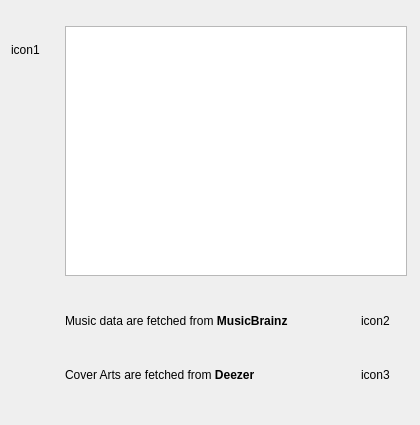
<?xml version="1.0" encoding="UTF-8"?>
<ui version="4.0">
 <class>AboutWidgetUI</class>
 <widget class="QDialog" name="AboutWidgetUI">
  <property name="geometry">
   <rect>
    <x>0</x>
    <y>0</y>
    <width>420</width>
    <height>425</height>
   </rect>
  </property>
  <property name="sizePolicy">
   <sizepolicy hsizetype="Fixed" vsizetype="Preferred">
    <horstretch>0</horstretch>
    <verstretch>0</verstretch>
   </sizepolicy>
  </property>
  <property name="minimumSize">
   <size>
    <width>420</width>
    <height>425</height>
   </size>
  </property>
  <property name="maximumSize">
   <size>
    <width>420</width>
    <height>16777215</height>
   </size>
  </property>
  <property name="windowTitle">
   <string>About</string>
  </property>
  <layout class="QFormLayout" name="formLayout">
   <item row="0" column="0">
    <widget class="QLabel" name="label_icon1">
     <property name="sizePolicy">
      <sizepolicy hsizetype="Fixed" vsizetype="Fixed">
       <horstretch>0</horstretch>
       <verstretch>0</verstretch>
      </sizepolicy>
     </property>
     <property name="minimumSize">
      <size>
       <width>48</width>
       <height>48</height>
      </size>
     </property>
     <property name="text">
      <string notr="true">icon1</string>
     </property>
    </widget>
   </item>
   <item row="0" column="1">
    <widget class="QTextEdit" name="text_about1">
     <property name="sizePolicy">
      <sizepolicy hsizetype="Fixed" vsizetype="Expanding">
       <horstretch>0</horstretch>
       <verstretch>0</verstretch>
      </sizepolicy>
     </property>
     <property name="minimumSize">
      <size>
       <width>342</width>
       <height>250</height>
      </size>
     </property>
     <property name="readOnly">
      <bool>true</bool>
     </property>
    </widget>
   </item>
   <item row="1" column="1">
    <layout class="QVBoxLayout" name="verticalLayout">
     <item>
      <layout class="QHBoxLayout" name="horizontalLayout">
       <property name="spacing">
        <number>6</number>
       </property>
       <property name="sizeConstraint">
        <enum>QLayout::SetDefaultConstraint</enum>
       </property>
       <item>
        <widget class="QLabel" name="label">
         <property name="minimumSize">
          <size>
           <width>250</width>
           <height>0</height>
          </size>
         </property>
         <property name="text">
          <string>&lt;html&gt;Music data are fetched from &lt;b&gt;MusicBrainz&lt;/b&gt;&lt;/html&gt;</string>
         </property>
         <property name="wordWrap">
          <bool>true</bool>
         </property>
        </widget>
       </item>
       <item>
        <spacer name="horizontalSpacer">
         <property name="orientation">
          <enum>Qt::Horizontal</enum>
         </property>
         <property name="sizeHint" stdset="0">
          <size>
           <width>40</width>
           <height>20</height>
          </size>
         </property>
        </spacer>
       </item>
       <item>
        <widget class="QLabel" name="label_icon2">
         <property name="sizePolicy">
          <sizepolicy hsizetype="Fixed" vsizetype="Fixed">
           <horstretch>0</horstretch>
           <verstretch>0</verstretch>
          </sizepolicy>
         </property>
         <property name="minimumSize">
          <size>
           <width>48</width>
           <height>48</height>
          </size>
         </property>
         <property name="text">
          <string notr="true">icon2</string>
         </property>
        </widget>
       </item>
      </layout>
     </item>
     <item>
      <layout class="QHBoxLayout" name="horizontalLayout3">
       <property name="spacing">
        <number>6</number>
       </property>
       <property name="sizeConstraint">
        <enum>QLayout::SetDefaultConstraint</enum>
       </property>
       <item>
        <widget class="QLabel" name="label_text3">
         <property name="minimumSize">
          <size>
           <width>250</width>
           <height>0</height>
          </size>
         </property>
         <property name="text">
          <string>&lt;html&gt;Cover Arts are fetched from &lt;b&gt;Deezer&lt;/b&gt;&lt;/html&gt;</string>
         </property>
         <property name="wordWrap">
          <bool>true</bool>
         </property>
        </widget>
       </item>
       <item>
        <spacer name="horizontalSpacer_2">
         <property name="orientation">
          <enum>Qt::Horizontal</enum>
         </property>
         <property name="sizeHint" stdset="0">
          <size>
           <width>40</width>
           <height>20</height>
          </size>
         </property>
        </spacer>
       </item>
       <item>
        <widget class="QLabel" name="label_icon3">
         <property name="sizePolicy">
          <sizepolicy hsizetype="Fixed" vsizetype="Fixed">
           <horstretch>0</horstretch>
           <verstretch>0</verstretch>
          </sizepolicy>
         </property>
         <property name="minimumSize">
          <size>
           <width>48</width>
           <height>48</height>
          </size>
         </property>
         <property name="text">
          <string notr="true">icon3</string>
         </property>
        </widget>
       </item>
      </layout>
     </item>
    </layout>
   </item>
  </layout>
 </widget>
 <resources/>
 <connections/>
</ui>
